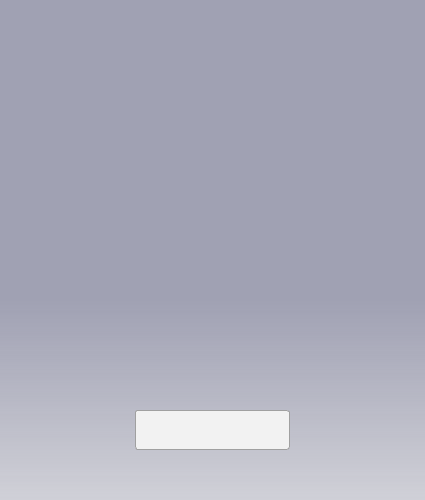
<?xml version="1.0" encoding="UTF-8"?>
<ui version="4.0">
 <class>Form</class>
 <widget class="QWidget" name="Form">
  <property name="geometry">
   <rect>
    <x>0</x>
    <y>0</y>
    <width>425</width>
    <height>500</height>
   </rect>
  </property>
  <property name="windowTitle">
   <string>Form</string>
  </property>
  <property name="styleSheet">
   <string notr="true"/>
  </property>
  <widget class="PaintLabel" name="label_1">
   <property name="geometry">
    <rect>
     <x>0</x>
     <y>0</y>
     <width>425</width>
     <height>500</height>
    </rect>
   </property>
   <property name="styleSheet">
    <string notr="true">background-color:  qlineargradient(x1:0, y1:0, x2:0, y2:1, stop:0.6 rgb(160, 161, 179), stop:1 rgba(160, 161, 179, 100))</string>
   </property>
   <property name="text">
    <string/>
   </property>
  </widget>
  <widget class="QLabel" name="label_2">
   <property name="geometry">
    <rect>
     <x>0</x>
     <y>300</y>
     <width>425</width>
     <height>200</height>
    </rect>
   </property>
   <property name="text">
    <string/>
   </property>
  </widget>
  <widget class="QLineEdit" name="lineEdit">
   <property name="geometry">
    <rect>
     <x>135</x>
     <y>410</y>
     <width>155</width>
     <height>40</height>
    </rect>
   </property>
   <property name="styleSheet">
    <string notr="true">QLineEdit {
	border: 1px solid #A0A0A0;
	border-radius: 3px; 
	padding-left: 5px;
	background-color: #F2F2F2; 
	color: #A0A0A0; 
	selection-background-color: #A0A0A0; 
	selection-color: #F2F2F2; 
	font-family: &quot;Microsoft YaHei&quot;; 
	font-size: 14pt; 
}</string>
   </property>
   <property name="clearButtonEnabled">
    <bool>true</bool>
   </property>
  </widget>
  <zorder>label_2</zorder>
  <zorder>label_1</zorder>
  <zorder>lineEdit</zorder>
 </widget>
 <customwidgets>
  <customwidget>
   <class>PaintLabel</class>
   <extends>QLabel</extends>
   <header>Mainbkg</header>
  </customwidget>
 </customwidgets>
 <resources/>
 <connections/>
</ui>
